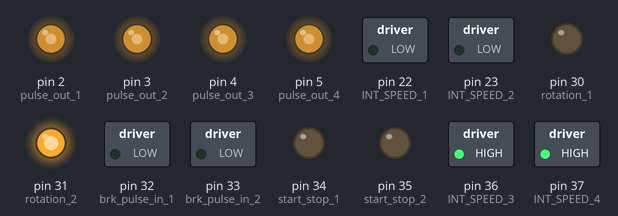
This sketch was run on a simulated Arduino Mega 2560, built with avr-gcc and run on an emulated ATmega2560. On the bench: switched loads named in the sketch (green lamp = pin HIGH), output pins drawn as LEDs (lit = HIGH).

Above: at 0.05 s.
At 32.95 s:
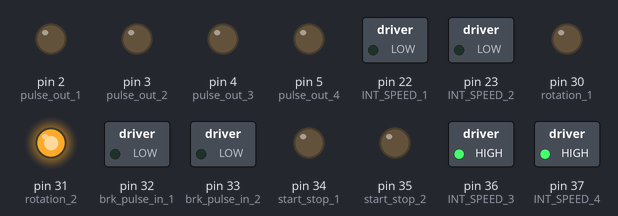
Timing chart, 0 to 38.0 s (numbered marks = the images above):
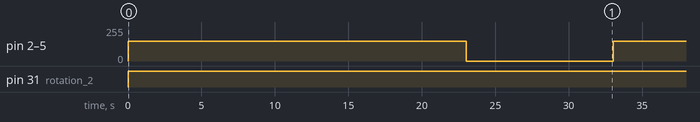

The sketch:

BLDC_motor_controller.ino
```cpp
/*
 * Driver's ports description for controlling block *
1  - Black = GND
2  - Green = INT-SPEED - if ON, Speed setting using internal volume (LOAD/SPEED) in the margin of the driver. if OFF, Set speed using external volume.
3  - Purple = Alarm out - the default signal is OFF, change to ON when the errors occurs.
4  - Orange = Speed out - OUTPUT for calculating the number or rotation of the motor.
5  - Gray = Alarm reset - Reset alarm to the default.
6  - Brown = CW-CCW - set the rotation for the motor - clockwise or counter clockwise.
7  - White = BRK & PULSE_IN ~ RUN and BRAKE - when turned ON, the motor starts. When turned OFF, the motor stop immediately.
8  - Pink = Start/Stop -ON means the motor is ready to rotate. If it turns OFF while motor is running, it stops naturally.
9  - Blue = GND
10 - Yellow = Speed in - The input range of speed settinng is 0-5V proportional control.
11 - Red = 5V for supplying DC power

*/
/////////////////////////////////////////////////////////////////////////

/* **** Declare pin for 4 motors *** */

/* Motor 1 - left rear motor */
const int INT_SPEED_1 = 22;
const int alarm_out_1 = 24; //input in controller
const int speed_out_1 = 26; //input in controller
const int alarm_reset_1 = 28;
const int rotation_1 = 30;
const int brk_pulse_in_1 = 32;
const int start_stop_1 = 34;
const int pulse_out_1 = 2;

/* Motor 2 - right rear motor */
const int INT_SPEED_2 = 23;
const int alarm_out_2 = 25; //input in controller
const int speed_out_2 = 27; //input in controller
const int alarm_reset_2 = 29;
const int rotation_2 = 31;
const int brk_pulse_in_2 = 33;
const int start_stop_2 = 35;
const int pulse_out_2 = 3;

/* Motor 3 - left front motor */
const int INT_SPEED_3 = 36;
const int alarm_out_3 = 38; //input in controller
const int speed_out_3 = 40; //input in controller
const int alarm_reset_3 = 42;
const int rotation_3 = 44;
const int brk_pulse_in_3 = 46;
const int start_stop_3 = 48;
const int pulse_out_3 = 4;

/* Motor 4 - right front motor */
const int INT_SPEED_4 = 37;
const int alarm_out_4 = 39; //input in controller
const int speed_out_4 = 41; //input in controller
const int alarm_reset_4 = 43;
const int rotation_4 = 45;
const int brk_pulse_in_4 = 47;
const int start_stop_4 = 49;
const int pulse_out_4 = 5;

////////////////////////////////////////////////////////////////////////

void setup() {
  /* *** Set up pinMode *** */
  pinMode(INT_SPEED_1,OUTPUT); //input in the driver
  pinMode(alarm_out_1,INPUT); //output in the driver
  pinMode(speed_out_1,INPUT); //output in the driver
  pinMode(alarm_reset_1,OUTPUT); //input in the driver
  pinMode(rotation_1,OUTPUT); //input in the driver
  pinMode(brk_pulse_in_1,OUTPUT); //input in the driver
  pinMode(start_stop_1,OUTPUT); //input in the driver
  pinMode(pulse_out_1,OUTPUT); //input in the driver

  pinMode(INT_SPEED_2,OUTPUT); //input in the driver
  pinMode(alarm_out_2,INPUT); //output in the driver
  pinMode(speed_out_2,INPUT); //output in the driver
  pinMode(alarm_reset_2,OUTPUT); //input in the driver
  pinMode(rotation_2,OUTPUT); //input in the driver
  pinMode(brk_pulse_in_2,OUTPUT); //input in the driver
  pinMode(start_stop_2,OUTPUT); //input in the driver
  pinMode(pulse_out_2,OUTPUT); //input in the driver

  pinMode(INT_SPEED_3,OUTPUT); //input in the driver
  pinMode(alarm_out_3,INPUT); //output in the driver
  pinMode(speed_out_3,INPUT); //output in the driver
  pinMode(alarm_reset_3,OUTPUT); //input in the driver
  pinMode(rotation_3,OUTPUT); //input in the driver
  pinMode(brk_pulse_in_3,OUTPUT); //input in the driver
  pinMode(start_stop_3,OUTPUT); //input in the driver
  pinMode(pulse_out_3,OUTPUT); //input in the driver

  pinMode(INT_SPEED_4,OUTPUT); //input in the driver
  pinMode(alarm_out_4,INPUT); //output in the driver
  pinMode(speed_out_4,INPUT); //output in the driver
  pinMode(alarm_reset_4,OUTPUT); //input in the driver
  pinMode(rotation_4,OUTPUT); //input in the driver
  pinMode(brk_pulse_in_4,OUTPUT); //input in the driver
  pinMode(start_stop_4,OUTPUT); //input in the driver
  pinMode(pulse_out_4,OUTPUT); //input in the driver

  /* *** Set up appropriate output of each port for controlling *** */

  digitalWrite(INT_SPEED_1,LOW); // Set speed using external volume
  digitalWrite(rotation_1, LOW); // set the motor rotation is clockwise
  digitalWrite(brk_pulse_in_1, LOW); // int the dataset say ON(L), it may be LOW, just try and fix
  digitalWrite(start_stop_1, LOW); // the same with RUN/BRAKE

  digitalWrite(INT_SPEED_2, HIGH); // Set speed using external volume
  digitalWrite(rotation_2, LOW); // set the motor rotation is clockwise
  digitalWrite(brk_pulse_in_2, LOW); // int the dataset say ON(L), it may be LOW, just try and fix
  digitalWrite(start_stop_2, LOW); // the same with RUN/BRAKE

  digitalWrite(INT_SPEED_3, HIGH); // Set speed using external volume
  digitalWrite(rotation_3, LOW); // set the motor rotation is clockwise
  digitalWrite(brk_pulse_in_3, LOW); // int the dataset say ON(L), it may be LOW, just try and fix
  digitalWrite(start_stop_3, LOW); // the same with RUN/BRAKE

  digitalWrite(INT_SPEED_4, HIGH); // Set speed using external volume
  digitalWrite(rotation_4, LOW); // set the motor rotation is clockwise
  digitalWrite(brk_pulse_in_4, LOW); // int the dataset say ON(L), it may be LOW, just try and fix
  digitalWrite(start_stop_4, LOW); // the same with RUN/BRAKE


  /*
     ***Notes for the sate of the motor while turning ON/OFF Start/stop and Brk_pulse_in***
       _ _ _ _ _ _ _ _ _ _ _ _ _ _ _ _ _ _ _ _ _ _ _ _ _ _ _ _
      | Start/Stop | Run/Brake |        Driving status        |
       _ _ _ _ _ _ _ _ _ _ _ _ _ _ _ _ _ _ _ _ _ _ _ _ _ _ _ _
      |     ON     |     ON    | Normal operation             |
      |     ON     |     OFF   | Stop immediately             |
      |     OFF    |     ON    | Stop naturally without brake |
      |     OFF    |     OFF   | No activation of motor       |
       - - - - - - - - - - - - - - - - - - - - - - - - - - - -
   => For the third row, we can understand that RUN/BRAKE still be on, it means that BRAKE is not activated.
   So that the vehicle stop naturally based on inertia of the motor and the environment.
  */

  // Special note for Run/Brake connection, port BRK&PULSE_IN need to be connected to ground

}

/* *** Run withh variable v (velocity) (from 0-255) *** */
void run_motor_1(int v){
  digitalWrite(INT_SPEED_1, LOW);
  digitalWrite(rotation_1, LOW);
  digitalWrite(brk_pulse_in_1, LOW);
  digitalWrite(start_stop_1, LOW);
  analogWrite(pulse_out_1,v);
}

void run_motor_2(int v){
  digitalWrite(INT_SPEED_2, LOW);
  digitalWrite(rotation_2, HIGH);
  digitalWrite(brk_pulse_in_2, LOW);
  digitalWrite(start_stop_2, LOW);
  analogWrite(pulse_out_2,v);
}

void run_motor_3(int v){
  digitalWrite(INT_SPEED_3, HIGH);
  digitalWrite(rotation_3, LOW);
  digitalWrite(brk_pulse_in_3, LOW);
  digitalWrite(start_stop_3, LOW);
  analogWrite(pulse_out_3,v);
}

void run_motor_4(int v){
  digitalWrite(INT_SPEED_4, HIGH);
  digitalWrite(rotation_4, HIGH);
  digitalWrite(brk_pulse_in_4, LOW);
  digitalWrite(start_stop_4, LOW);
  analogWrite(pulse_out_4,v);
}

/* **** Stop with brake *** */

void stop_brake(){ // need to be checked later
  digitalWrite(brk_pulse_in_1, HIGH);
  digitalWrite(start_stop_1, LOW);
  //
  analogWrite(pulse_out_1,0);
  digitalWrite(brk_pulse_in_2, HIGH);
  digitalWrite(start_stop_2, LOW);
  //analogWrite(pulse_out_2,0);
  digitalWrite(brk_pulse_in_3, HIGH);
  digitalWrite(start_stop_3, LOW);
  //analogWrite(pulse_out_3,0);
  digitalWrite(brk_pulse_in_4, HIGH);
  digitalWrite(start_stop_4, LOW);
  //analogWrite(pulse_out_4,0);
}

void stop_without_brake(){
  digitalWrite(brk_pulse_in_1, LOW);
  digitalWrite(start_stop_1, HIGH);
  analogWrite(pulse_out_1,0);
  digitalWrite(brk_pulse_in_2, LOW);
  digitalWrite(start_stop_2, HIGH);
  analogWrite(pulse_out_2,0);
  digitalWrite(brk_pulse_in_3, LOW);
  digitalWrite(start_stop_3, HIGH);
  analogWrite(pulse_out_3,0);
  digitalWrite(brk_pulse_in_4, LOW);
  digitalWrite(start_stop_4, HIGH);
  analogWrite(pulse_out_4,0);
}

void stop_immediately(){
  digitalWrite(brk_pulse_in_1, LOW);
  digitalWrite(start_stop_1, LOW);
  analogWrite(pulse_out_1,0);
  digitalWrite(brk_pulse_in_2, LOW);
  digitalWrite(start_stop_2, LOW);
  analogWrite(pulse_out_2,0);
  digitalWrite(brk_pulse_in_3, LOW);
  digitalWrite(start_stop_3, LOW);
  analogWrite(pulse_out_3,0);
  digitalWrite(brk_pulse_in_4, LOW);
  digitalWrite(start_stop_4, LOW);
  analogWrite(pulse_out_4,0);
}

void speedup(int a){
  for (int i = 0; i < a; i ++)
  {
    run_motor_1(a);
  run_motor_2(a);
  run_motor_3(a);
  run_motor_4(a);
  delay(70);
  }

  run_motor_1(a);
  run_motor_2(a);
  run_motor_3(a);
  run_motor_4(a);
  delay(5000);

}
void slowdown(int a){
  for (int i = a; i >0 ; i --)
  {
    run_motor_1(a);
  run_motor_2(a);
  run_motor_3(a);
  run_motor_4(a);
  delay(50);
  }
   run_motor_1(0);
  run_motor_2(0);
  run_motor_3(0);
  run_motor_4(0);
  delay(10000);

}
void loop() {
  speedup(150);
  slowdown(150);
  /*run_motor_1(70);
  run_motor_2(70);
  run_motor_3(70);

  run_motor_4(70);
  delay(5000);
  stop_without_brake();
  delay(5000);*/
  /*
  int a = 20;
  run_motor_1(a);
  run_motor_2(a);
  run_motor_3(a);
  run_motor_4(a);*/
  //delay(8000);
  //stop_without_brake();
  //stop_brake();
  //stop_immediately();
  //delay(3000);
}
```

Measured:
- by itself, pin 2 (pulse_out_1), pin 3 (pulse_out_2), pin 4 (pulse_out_3), pin 5 (pulse_out_4): alternates 150/255 for 23.0 s and 0/255 for 10.0 s
- by itself, pin 31 (rotation_2): LOW → HIGH at 0.00 s
